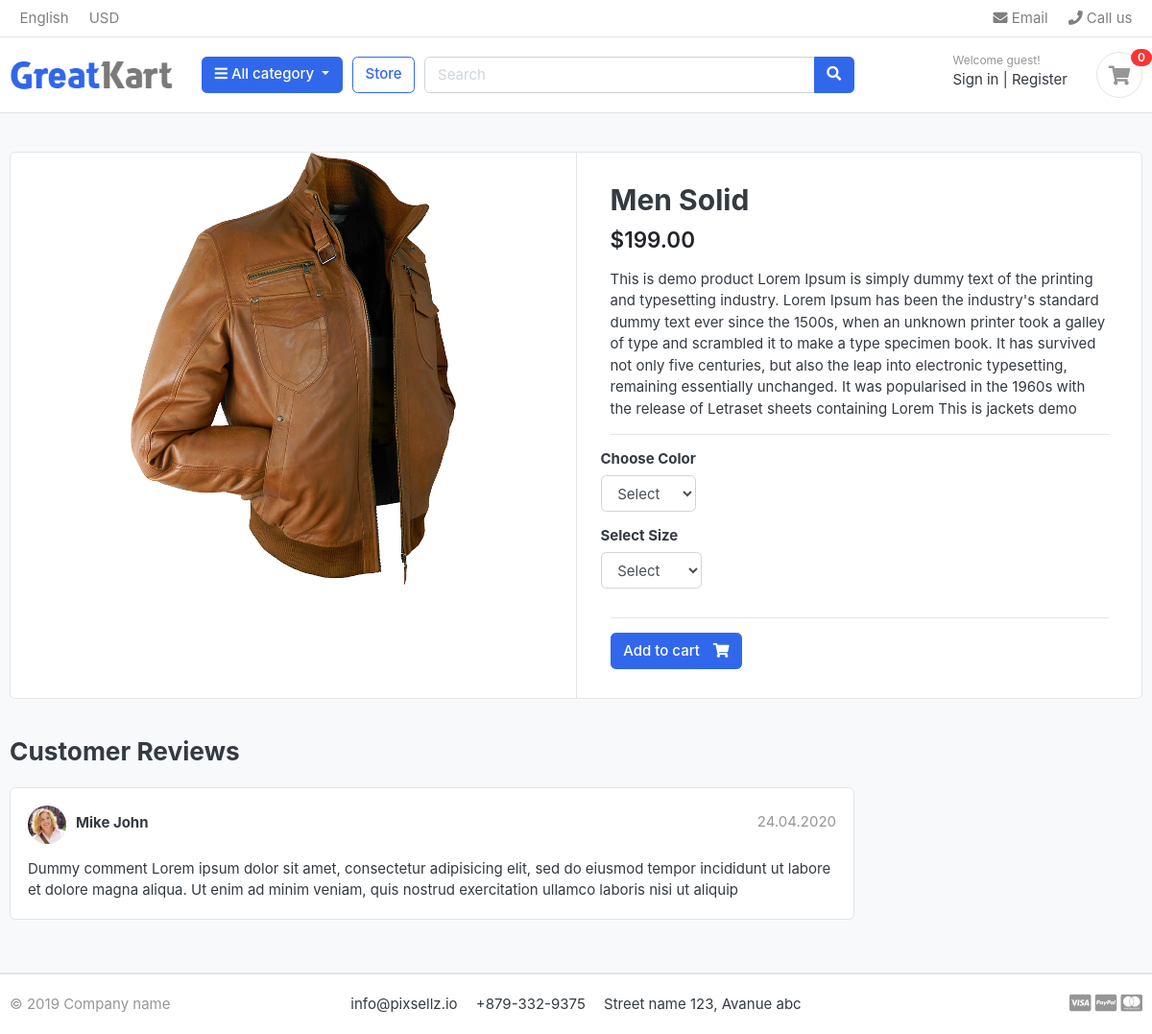
The app's page /store/category/jackets/mensolid/ with its own data.
### store/models.py (models this page shows, shortened)
class Product(models.Model):
    id = models.BigAutoField(primary_key=True)
    product_name =  models.CharField(max_length=200, unique=True)
    slug = models.SlugField(max_length= 200, unique=True)
    product_describtion=models.TextField(max_length=500, blank=True)
    price=models.DecimalField(max_digits=10, decimal_places=2)
    image= models.ImageField(upload_to='photos/products')
    stock= models.IntegerField()
    is_available = models.BooleanField(default=True)
    category = models.ForeignKey(category, on_delete=models.CASCADE)
    create_date = models.DateTimeField(auto_now_add= True)
    modified_date=  models.TimeField(auto_now=True)

### store/views.py (the view)
# urls.py: path('category/<slug:category_slug>/<slug:product_slug>/', views.product_detail, name='product_detail'),
def product_detail(request, category_slug, product_slug):
    try:
        single_product = get_object_or_404(Product, category__slug= category_slug, slug=product_slug)
        cart_item_id = Carts_id(request, product=single_product)
        in_cart = cart_item_id is not None
    except Exception as e:
       raise e
    context = {
        'single_product' : single_product,
        'in_cart'        : in_cart,
    }
    return render(request, 'store/product_detail.html', context)

### carts/context_processors.py (called while the page is built)
def counter(request):
    cart_count = 0
    if 'admin' in request.path:
        return{}
    else:
        try:
            cart = Cart.objects.filter(cart_id=Carts_id(request))
            if request.user.is_authenticated:
               cart_items =CartItem.objects.all().filter(user=request.user)
            else:
               cart_items = CartItem.objects.all().filter(cart=cart[:1])
            for cart_item in cart_items:
                   cart_count = cart_item.quantity
        except Cart.DoesNotExist:
            cart_count = 0
    return  { 'cart_count' : cart_count}

### carts/views.py (called while the page is built, shortened)
def Carts_id(request,product=None,selected_color = None, selected_size = None):
    cart_id= request.session.session_key
    print("cart id:", cart_id)
    if not cart_id:
        request.session.save()
        cart_id = request.session.create()
    return cart_id

### category/context_processors.py (called while the page is built)
def menu_links(request):
    links = category.objects.all()
    return dict(links = links)

### category/models.py (called while the page is built)
    def get_url(self):
        return reverse('products_by_category', args=[self.slug])

### store/models.py (called while the page is built)
    def colors(self):
        return super(VariationManager, self).filter(variation_category='color',is_active=True,)

    def sizes(self):
        return super(VariationManager,self).filter(variation_category='size',is_active=True,)

### templates/store/product_detail.html (shortened to what this page needs)
{%extends 'base.html' %}
{% load static %}
{% block content %}
<section class="section-content padding-y bg">
    <div class="container">
    <div class="card">
        <div class="row no-gutters">
            <aside class="col-md-6">
    <article class="gallery-wrap">
        <div class="img-big-wrap">
           <a href="#"><img src="{{single_product.image.url}}"></a>
        </div>
    </article>
            </aside>
            <main class="col-md-6 border-left">
              <form action="{% url 'add_Carts'  single_product.id %}" method = "POST">
    <article class="content-body">
    <h2 class="title">{{single_product.product_name}}</h2>
    <div class="mb-3">
        <var class="price h4">${{single_product.price}}</var>
    </div>
    <p>{{ single_product.product_describtion  }}</p>
    <hr>
        <div class="row">
            <div class="item-option-select">
                <h6>Choose Color</h6>
                <select name ="color" class = "form-control" required>
                  <option value=""disabled selected>Select</option>
                </select>
            </div>
        </div>
        <div class="row">
            <div class="item-option-select">
                <h6>Select Size</h6>
                <select name ="size" class = "form-control" required>
                  <option value="" disabled selected> Select  </option>
                </select>
            </div>
        </div>
        <hr>
        {% if single_product.stock <= 0 %}
               <h5 class= "text-danger"> out of stock </h5>
        {% else %}
    <button type ="submit"  class="btn  btn-primary"> <span class="text">Add to cart</span> <i class="fas fa-shopping-cart"></i>  </button>
{% endif %}
    </article>
</form>
            </main>
        </div>
    </div>
    <br>
    <div class="row">
                <div class="col-md-9">
        <header class="section-heading">
            <h3>Customer Reviews </h3>
        </header>
        <article class="box mb-3">
            <div class="icontext w-100">
                <img src="{% static './images/avatars/avatar1.jpg' %}" class="img-xs icon rounded-circle">
                <div class="text">
                    <span class="date text-muted float-md-right">24.04.2020 </span>
                    <h6 class="mb-1">Mike John </h6>
                </div>
            </div>
            <div class="mt-3">
                <p>
                    Dummy comment Lorem ipsum dolor sit amet, consectetur adipisicing elit, sed do eiusmod
                    tempor incididunt ut labore et dolore magna aliqua. Ut enim ad minim veniam,
                    quis nostrud exercitation ullamco laboris nisi ut aliquip
                </p>
            </div>
        </article>
        </div>
    </div>
    </div>
    </section>
    {% endblock %}

### static/css/ui.css (style rules this page uses)
html { font-family: "Inter", sans-serif; font-size: 15px; }
.content-body { flex: 1 1 auto; padding: 2rem 2.3rem; }
.img-xs, .img-sm, .img-md, .img-lg { -o-object-fit: cover; object-fit: cover; flex-shrink: 0; flex-grow: 0; }
.img-xs { width: 40px; height: 40px; }
.padding-y { padding-top: 40px; padding-bottom: 40px; }
var { font-style: normal; }
article:after, .form-group:after { display: block; clear: both; content: ""; }
.bg { background-color: #f8f9fa; }
.section-heading { margin-bottom: 20px; margin-top: 15px; }
p:last-child { margin-bottom: 0; }
.btn .text + i { margin-left: 10px; }
.icontext { display: inline-flex; align-items: center; vertical-align: middle; }
.icontext .text { width: 100%; line-height: 1.2; }
.icontext .icon { position: relative; margin-right: 10px; flex-shrink: 0; flex-grow: 0; }
.price { font-weight: 600; color: #212529; }
.box { padding: 18px; background: #fff; border-radius: 0.37rem; border: 1px solid #e4e4e4; }
.box img { max-width: 100%; }
.gallery-wrap .img-big-wrap { margin-bottom: 10px; border-radius: 0.37rem; overflow: hidden; background-color: #fff; }
.gallery-wrap .img-big-wrap a { text-align: center; display: block; }
.gallery-wrap .img-big-wrap img { height: 450px; width: auto; display: inline-block; }
.item-option-select { margin-bottom: 1rem; display: inline-block; margin-right: 15px; }

### records on screen
Product: image (picture), product_name "Men Solid", price "199.00", product_describtion "This is demo product Lorem Ipsum is simply dummy text of the printing and typesetting industry. Lorem Ipsum has been the industry's standard dummy text ever since the 1500s, when an unknown printer took a galley of type and scrambled it to make a type specimen book. It has survived not only five centuries, but also the leap into electronic typesetting, remaining essentially unchanged. It was popularised in the 1960s with the release of Letraset sheets containing Lorem This is jackets demo"

### other values on screen
{{ cart_count }} "0"
